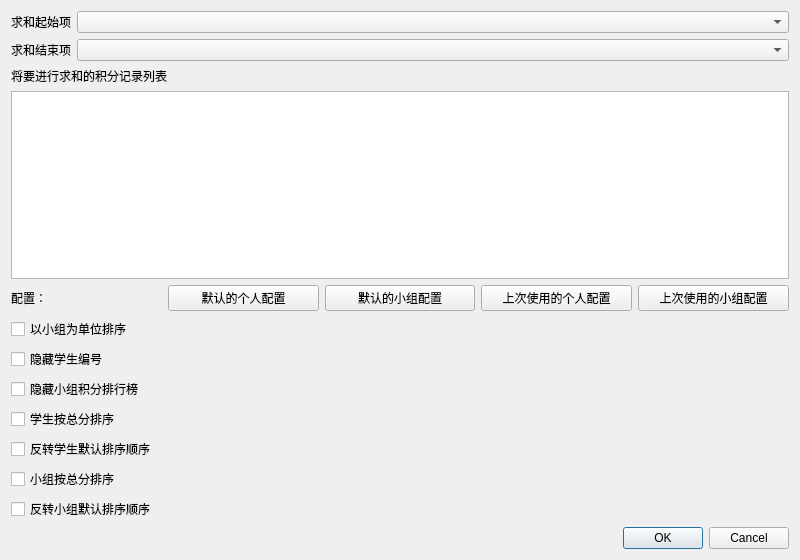
<?xml version="1.0" encoding="UTF-8"?>
<ui version="4.0">
 <class>ExportSumDialog</class>
 <widget class="QDialog" name="ExportSumDialog">
  <property name="geometry">
   <rect>
    <x>0</x>
    <y>0</y>
    <width>800</width>
    <height>560</height>
   </rect>
  </property>
  <property name="windowTitle">
   <string>Dialog</string>
  </property>
  <layout class="QVBoxLayout" name="verticalLayout_2">
   <item>
    <layout class="QVBoxLayout" name="verticalLayout" stretch="0,0,0,0,0,0,0,0,0,0,0">
     <item>
      <layout class="QFormLayout" name="formLayout">
       <item row="0" column="0">
        <widget class="QLabel" name="lable_BeginTime">
         <property name="text">
          <string>求和起始项</string>
         </property>
        </widget>
       </item>
       <item row="0" column="1">
        <widget class="QComboBox" name="beginTimeComboBox"/>
       </item>
       <item row="1" column="0">
        <widget class="QLabel" name="lable_EndTime">
         <property name="text">
          <string>求和结束项</string>
         </property>
        </widget>
       </item>
       <item row="1" column="1">
        <widget class="QComboBox" name="endTimeComboBox"/>
       </item>
      </layout>
     </item>
     <item>
      <widget class="QLabel" name="label_RecordList">
       <property name="text">
        <string>将要进行求和的积分记录列表</string>
       </property>
      </widget>
     </item>
     <item>
      <widget class="QListWidget" name="recordListWidget"/>
     </item>
     <item>
      <layout class="QHBoxLayout" name="horizontalLayout">
       <item>
        <widget class="QLabel" name="label_config">
         <property name="text">
          <string>配置：</string>
         </property>
        </widget>
       </item>
       <item>
        <widget class="QPushButton" name="studentDefaultBtn">
         <property name="text">
          <string>默认的个人配置</string>
         </property>
        </widget>
       </item>
       <item>
        <widget class="QPushButton" name="groupDefaultBtn">
         <property name="text">
          <string>默认的小组配置</string>
         </property>
        </widget>
       </item>
       <item>
        <widget class="QPushButton" name="studentPreviousBtn">
         <property name="text">
          <string>上次使用的个人配置</string>
         </property>
        </widget>
       </item>
       <item>
        <widget class="QPushButton" name="groupPreviousBtn">
         <property name="text">
          <string>上次使用的小组配置</string>
         </property>
        </widget>
       </item>
      </layout>
     </item>
     <item>
      <widget class="QCheckBox" name="box_SortAsGroup">
       <property name="text">
        <string>以小组为单位排序</string>
       </property>
      </widget>
     </item>
     <item>
      <widget class="QCheckBox" name="box_HideStudentNumber">
       <property name="text">
        <string>隐藏学生编号</string>
       </property>
      </widget>
     </item>
     <item>
      <widget class="QCheckBox" name="box_HideGroupPreview">
       <property name="text">
        <string>隐藏小组积分排行榜</string>
       </property>
      </widget>
     </item>
     <item>
      <widget class="QCheckBox" name="box_SortByStudentSum">
       <property name="text">
        <string>学生按总分排序</string>
       </property>
      </widget>
     </item>
     <item>
      <widget class="QCheckBox" name="box_FlipStudentSortOrder">
       <property name="text">
        <string>反转学生默认排序顺序</string>
       </property>
      </widget>
     </item>
     <item>
      <widget class="QCheckBox" name="box_SortByGroupSum">
       <property name="text">
        <string>小组按总分排序</string>
       </property>
      </widget>
     </item>
     <item>
      <widget class="QCheckBox" name="box_FlipGroupSortOrder">
       <property name="text">
        <string>反转小组默认排序顺序</string>
       </property>
      </widget>
     </item>
    </layout>
   </item>
   <item>
    <widget class="QDialogButtonBox" name="buttonBox">
     <property name="orientation">
      <enum>Qt::Orientation::Horizontal</enum>
     </property>
     <property name="standardButtons">
      <set>QDialogButtonBox::StandardButton::Cancel|QDialogButtonBox::StandardButton::Ok</set>
     </property>
    </widget>
   </item>
  </layout>
 </widget>
 <resources/>
 <connections>
  <connection>
   <sender>buttonBox</sender>
   <signal>accepted()</signal>
   <receiver>ExportSumDialog</receiver>
   <slot>accept()</slot>
   <hints>
    <hint type="sourcelabel">
     <x>248</x>
     <y>254</y>
    </hint>
    <hint type="destinationlabel">
     <x>157</x>
     <y>274</y>
    </hint>
   </hints>
  </connection>
  <connection>
   <sender>buttonBox</sender>
   <signal>rejected()</signal>
   <receiver>ExportSumDialog</receiver>
   <slot>reject()</slot>
   <hints>
    <hint type="sourcelabel">
     <x>316</x>
     <y>260</y>
    </hint>
    <hint type="destinationlabel">
     <x>286</x>
     <y>274</y>
    </hint>
   </hints>
  </connection>
 </connections>
</ui>
